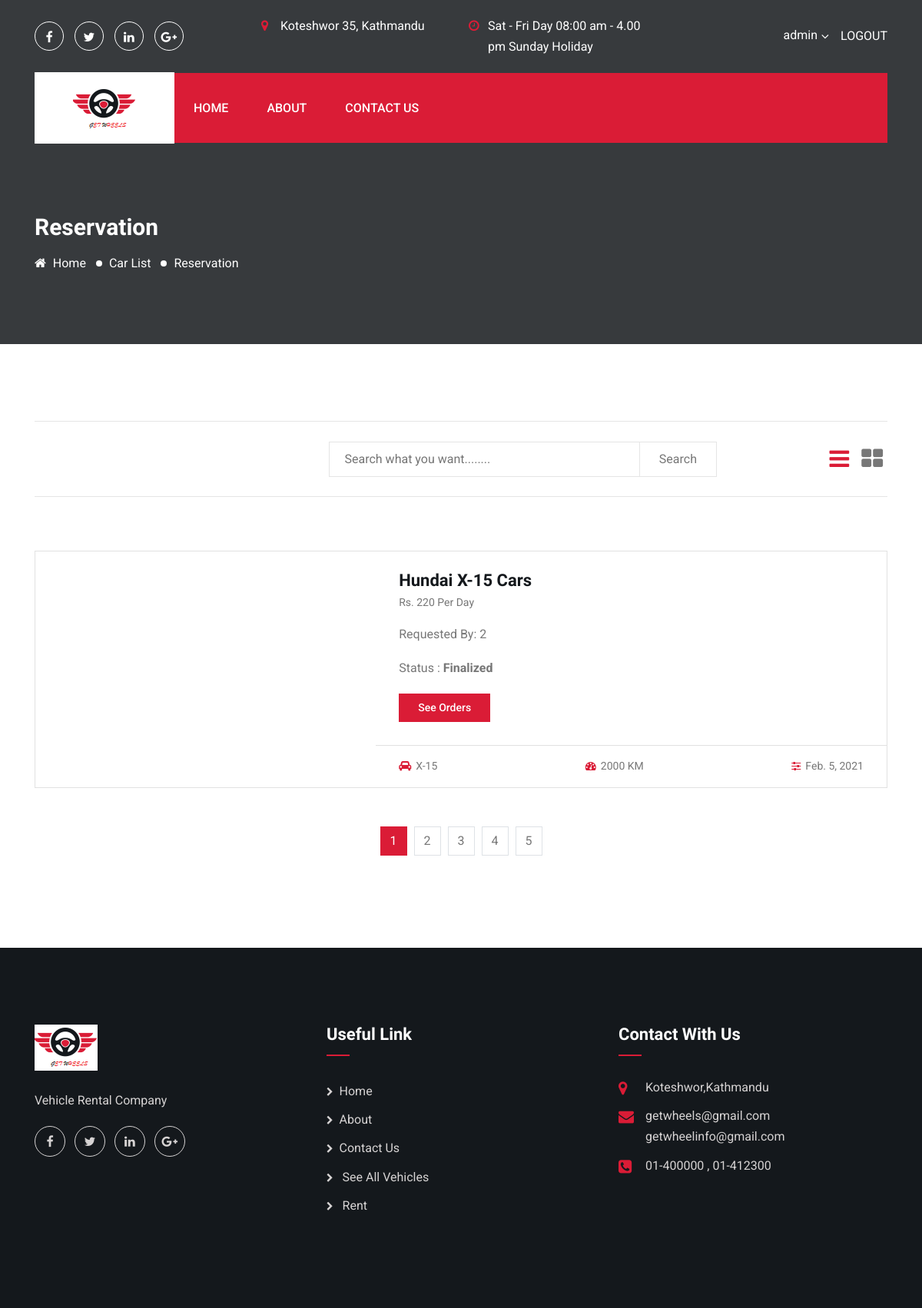
Page /renterprofile/ (signed in) on the earlier database version.
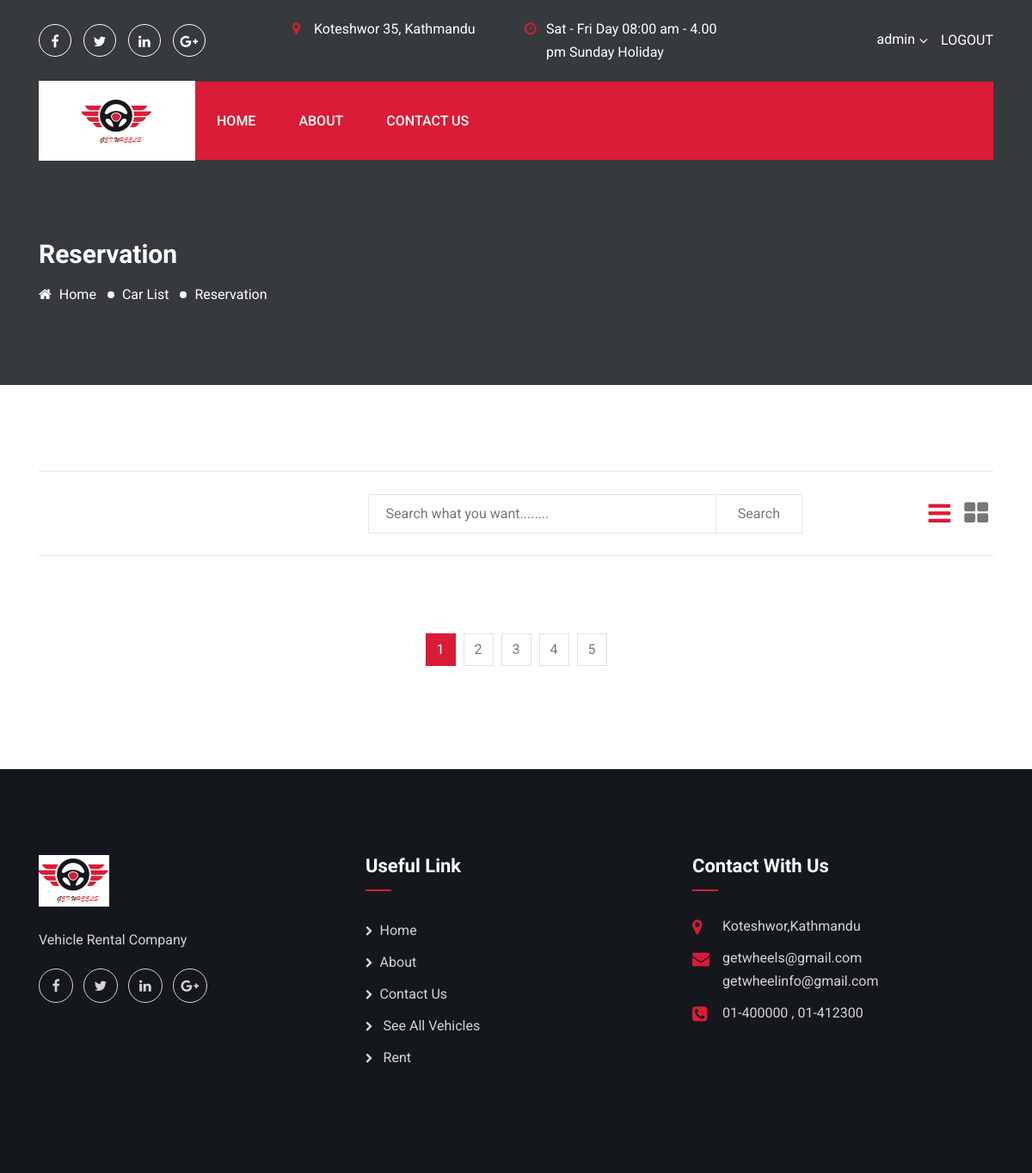
Same page on the later database version.
### home/models.py (models this page shows, shortened)
class VehicleAvailable(models.Model):
    user = models.ForeignKey(settings.AUTH_USER_MODEL,on_delete=models.CASCADE,default=None,null=True)
    type = models.TextField()
    manufacturer_company = models.TextField(max_length=100)
    model = models.TextField(max_length=100)
    pickup = models.TextField(max_length=300)
    dropup = models.TextField(max_length=300)
    available_till_time = models.TimeField(null= True,blank=True)
    available_till_date = models.DateField()
    description = models.TextField(max_length=500)
    image = models.TextField()
    priceph = models.IntegerField()
    km_travelled = models.IntegerField()
    slug  = models.SlugField(unique=True)
    ordered = models.BooleanField(default=False)
    terms = models.BooleanField(default=False)
    def __str__(self):
        title=self.manufacturer_company+" "+self.model+" "+self.type
        return title

### home/views.py (the view, shortened to what this page needs)
class RenterProfile(BaseView): #renter ko profile
    def get(self,request):
        self.template_context['rentvehicles'] = VehicleAvailable.objects.filter(user=self.request.user)
        vehicle_req = VehicleAvailable.objects.filter(user = request.user )
        print(vehicle_req)
        try:
            self.template_context ['requests'] = UserAvailable.objects.filter(items = vehicle_req[0])
        except IndexError:
            self.template_context['requests'] = UserAvailable.objects.filter(items=vehicle_req)
        self.template_context['approvedcount'] = UserAvailable.objects.filter(approved=True)
        print("+++++++++++++++++++CCCCCCCCCCC")
        query = request.GET.get('query')
        return render(request,'rent-profile.html',self.template_context)

### home/forms.py
class ConsultaionForm(ModelForm):
    class Meta:
        model = Consultaion
        fields = '__all__'

### home/templates/rent-profile.html (shortened to what the changed rows need)
{% extends 'base.html' %}
{% load static %}
{% block content %}
<section class="inner-page-banner bg_img overlay-3" data-background="{%static 'assets/images/inner-page-bg.jpg' %}">
    <div class="container">
        <div class="row">
            <div class="col-md-12">
                <h2 class="page-title">reservation</h2>
            </div>
        </div>
    </div>
</section>
<section class="car-search-section pt-120 pb-120">
    <div class="container">
        <div class="row mt-70">
            <div class="col-lg-12">
                <div class="car-search-result-area list--view row mb-none-30">
                    {% if requests.count != 0 %}
                    {% for renter in rentvehicles %}
                    <div class="col-md-6 col-12">
                        <div class="car-item car-item--style2">
                            <div class="thumb bg_img" data-background="{{renter.image}}"></div>
                            <div class="car-item-body">
                                <div class="content">
                                    <h4 class="title">{{renter.manufacturer_company}} {{renter.model}}
                                        {{renter.type}}</h4>
                                    <span class="price"> Rs. {{renter.priceph}} per day</span>
                                        <p>Requested By:  {{requests.count}}</p>
                                        {% if approvedcount.count != 0 %}
                                            <p> Status : <b> Finalized </b></p>
                                        {% else %}
                                            <p> Status : <b> Not Finalized </b></p>
                                        {% endif %}
                                        <a>
                                        <form method="get" action="{% url 'home:approve-rent' slug=renter.slug %}">
                                            <button class="cmn-btn" > See Orders </button>
                                        </form>
                                    </a>
                                </div>
                                <div class="car-item-meta">
                                    <ul class="details-list">
                                        <li><i class="fa fa-car"></i>{{renter.model}}</li>
                                        <li><i class="fa fa-tachometer"></i>{{renter.km_travelled}} KM</li>
                                        <li><i class="fa fa-sliders"></i>{{renter.available_till_date}}</li>
                                    </ul>
                                </div>
                            </div>
                        </div>
                    </div>
                    {% endfor %}
                    {% endif %}
                </div>
            </div>
        </div>
    </div>
</section>
{% endblock %}

Differences in the rows shown:
no longer on this page (row edited): VehicleAvailable: manufacturer_company "Hundai", model "X-15", type "Cars", priceph "220", count "2", km_travelled "2000", available_till_date "Feb. 5, 2021"
